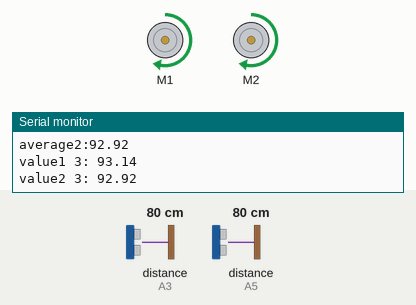
The sketch below on a simulated Arduino Uno, built with avr-gcc and run on an emulated ATmega328P. Parts: 2 × DC motor (green arrow = forward, orange = backward, longer = faster), the last lines printed to the serial monitor. Wiring (inferred from the names in the program): 2 × ultrasonic range finder: trigger A2, echo A3 / trigger A4, echo A5. The test bench sets the inputs (shaded band); at power-on: distance to the obstacle (sensors on A5, A3) 80 cm. The echo pulse lasts 58.3 µs per cm.

Above: at 1.2 s.
1.3 s: distance to the obstacle (sensor on A5) set to 72 cm
At 2.6 s:
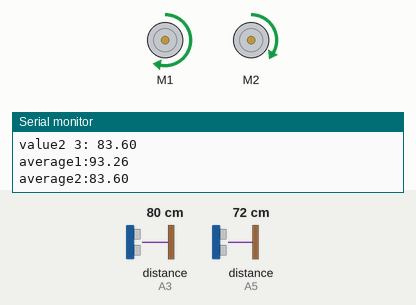
3.1 s: distance to the obstacle (sensor on A5) set to 78 cm
6.1 s: distance to the obstacle (sensor on A5) set to 83 cm
At 7.7 s:
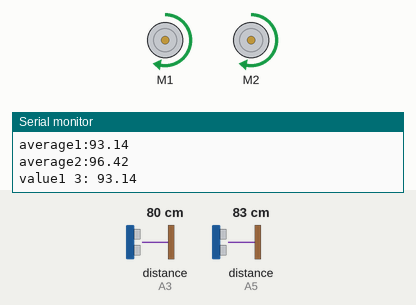
9.1 s: distance to the obstacle (sensor on A3) set to 89 cm
At 10.9 s:
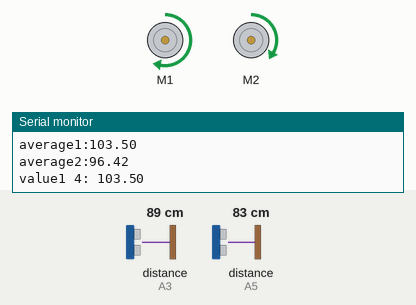
12.1 s: distance to the obstacle (sensor on A3) set to 2 cm
At 12.9 s:
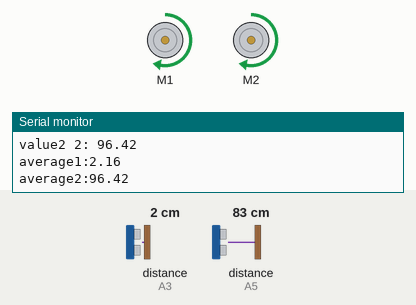
Timing chart, 0 to 14.8 s (numbered marks = the images above; inputs shaded):
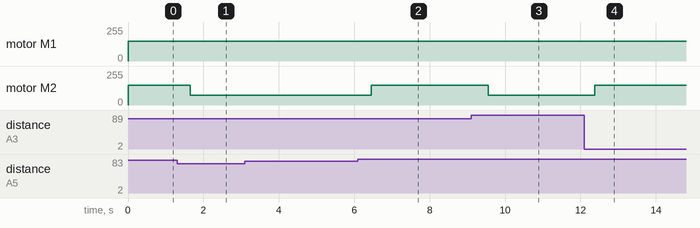

The sketch:

follow_wall.ino
```cpp
#include <RedBot.h>

#define FORWARD 0
#define TURN 1

RedBotMotor motors;

int trigPin1 = A2;
int echoPin1 = A3;
int trigPin2 = A4;
int echoPin2 = A5;
float duration1;
float duration2;
float average1 = 10;
float average2 = 10;
float value1[5];
float value2[5];
int count = 0;

int motorSpeed = 150;

int botState = FORWARD;

void setup()
{
  Serial.begin(9600);
  pinMode(trigPin1, OUTPUT);
  pinMode(echoPin1, INPUT);
  pinMode(trigPin2, OUTPUT);
  pinMode(echoPin2, INPUT);
}

void loop()
{
 switch(botState)
 {

   case FORWARD:
     //if average1 is greater then average2 it needs to turn
     if(average1 > (average2 + 3))
     {
       botState = TURN;
     }
     break;

     case TURN:
     //if average1 is less then then average2 it needs to go forward
     if(average1 < average2)
     {
       botState = FORWARD;
     }
     break;
 }
     //===================================================================================
 switch(botState)
 {
     case FORWARD:
     //need to call goForward and aslo read method which check both sensers
     goForward();
     check();

     break;

     case TURN:
     //in turn it just needs to go right untill average2 is greater then average1
     //it also needs to be caling check method which reads both sensers
     goRight();
     check();

     break;
 }
}

void check()
{
  digitalWrite(trigPin1, LOW);
  delayMicroseconds(2);
  digitalWrite(trigPin1, HIGH);
  delayMicroseconds(10);
  digitalWrite(trigPin1,LOW);
  duration1 = pulseIn(echoPin1, HIGH);
  value1[count] = duration1/50;

  digitalWrite(trigPin2, LOW);
  delayMicroseconds(2);
  digitalWrite(trigPin2, HIGH);
  delayMicroseconds(10);
  digitalWrite(trigPin2,LOW);
  duration2 = pulseIn(echoPin2, HIGH);
  value2[count] = duration2/50;
  count++;
  count = count % 5;
  if(count == 0)
  {
    average1 = (value1[0] + value1[1] + value1[2] + value1[3] + value1[4]) / 5.0;
    average2 = (value2[0] + value2[1] + value2[2] + value2[3] + value2[4]) / 5.0;
  }
  printEverything();
}
void printEverything()
{

  Serial.print("value1 ");
  Serial.print(count);
  Serial.print(": ");
  Serial.println(value1[count]);

  Serial.print("value2 ");
  Serial.print(count);
  Serial.print(": ");
  Serial.println(value2[count]);

  Serial.print("average1:");
  Serial.println(average1);
  Serial.print("average2:");
  Serial.println(average2);
}
void goForward()
{
      motors.drive(motorSpeed);
}

void goRight()
{
      motors.leftDrive(motorSpeed);
      motors.rightDrive(motorSpeed/2);
}
```

Measured:
- the behaviour switches between 78 and 77 cm on distance to the obstacle (sensor on A5) (found by bisection; images 0 and 1)
- the behaviour switches between 80 and 81 cm on distance to the obstacle (sensor on A5) (found by bisection; images 1 and 2)
- the behaviour switches between 85 and 86 cm on distance to the obstacle (sensor on A3) (found by bisection; images 2 and 3)
- after the input at 1.3 s, motor M2: forward 149/255 → forward 74/255 after 0.35 s
- after the input at 6.1 s, motor M2: forward 74/255 → forward 149/255 after 0.36 s
- after the input at 9.1 s, motor M2: forward 149/255 → forward 74/255 after 0.45 s
- after the input at 12.1 s, motor M2: forward 74/255 → forward 149/255 after 0.28 s
